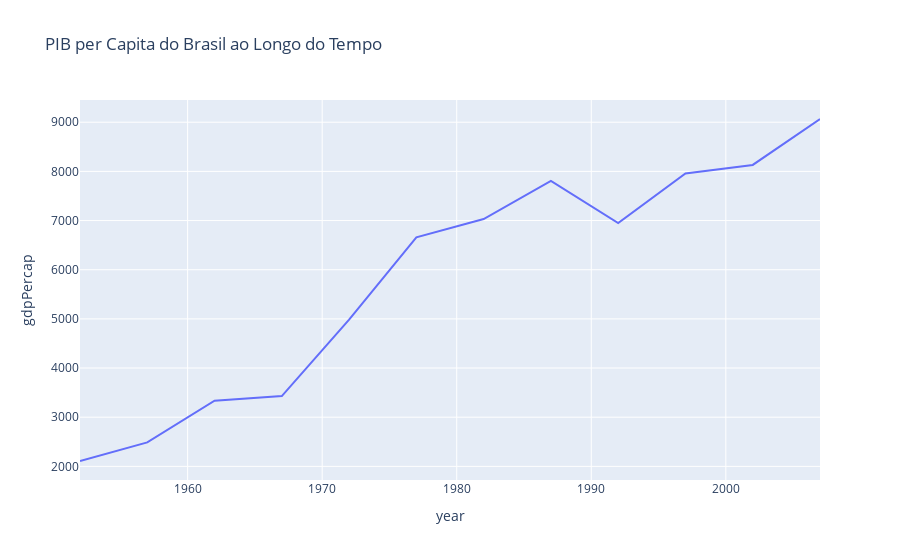

Source (notebook cell):
### Markdown cell above
**Gráfico de Linhas**

Um gráfico de linhas é ideal para mostrar tendências ao longo do tempo.

### Code cell
import plotly.express as px

# Dataset exemplo
df = px.data.gapminder().query("country=='Brazil'")

# Criando o grÃ¡fico de linhas
fig = px.line(df, x='year', y='gdpPercap', title='PIB per Capita do Brasil ao Longo do Tempo')
fig.show()

### Figure 1 — Plotly figure (JSON) as saved in the notebook; plotly's stock layout.template omitted (floating-point values rounded to 4 significant figures)
{"data": [{"hovertemplate": "year=%{x}<br>gdpPercap=%{y}<extra></extra>", "legendgroup": "", "line": {"color": "#636efa", "dash": "solid"}, "marker": {"symbol": "circle"}, "mode": "lines", "name": "", "orientation": "v", "showlegend": false, "type": "scatter", "x": [1952, 1957, 1962, 1967, 1972, 1977, 1982, 1987, 1992, 1997, 2002, 2007], "xaxis": "x", "y": [2109.0, 2487.0, 3337.0, 3430.0, 4986.0, 6660.0, 7031.0, 7807.0, 6950.0, 7958.0, 8131.0, 9066.0], "yaxis": "y"}], "layout": {"legend": {"tracegroupgap": 0}, "title": {"text": "PIB per Capita do Brasil ao Longo do Tempo"}, "xaxis": {"anchor": "y", "domain": [0, 1], "title": {"text": "year"}}, "yaxis": {"anchor": "x", "domain": [0, 1], "title": {"text": "gdpPercap"}}}}
